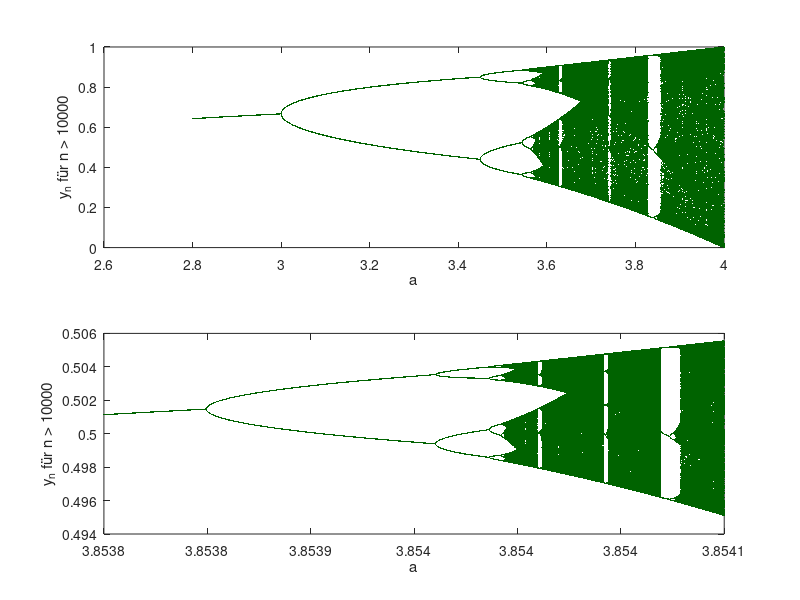

The MATLAB script that drew this image:
% Abb. 1.23: Bifurkationsdiagramm des logistischen Wachstumsmodells (Buch, Abschnitt 1.3, Gl. 1.28)
% y_{n+1} = a y_n (1 - y_n): für jeden Wert von a wird nach n_* = 10000 Schritten das Langzeitverhalten gezeichnet
% oben: 2.8 <= a <= 4;  unten: Ausschnitt 3.8538 <= a <= 3.8541, 0.494 <= y <= 0.506 (das Muster kehrt wieder)
% (c) 2026 Philipp Kügler · Programm zum Buch „Dynamische Systeme in den Lebenswissenschaften“ · MIT-Lizenz (siehe LICENSE)
gruen = [0 0.39 0];
bereiche = {linspace(2.8, 4.0, 2401), linspace(3.8538, 3.8541, 1501)};
behalten = [200 6000];
fenster = [0 1; 0.494 0.506];
for p = 1:2
    a = bereiche{p};
    y = 0.9 * ones(size(a));             % alle Parameterwerte gleichzeitig (Vektor)
    for k = 1:10000                      % Einschwingen
        y = a .* y .* (1 - y);
    end
    A = []; Y = [];
    for k = 1:behalten(p)                % Langzeitverhalten sammeln
        y = a .* y .* (1 - y);
        m = (y > fenster(p, 1)) & (y < fenster(p, 2));
        A = [A a(m)]; Y = [Y y(m)];
    end
    subplot(2, 1, p);
    plot(A, Y, '.', 'Color', gruen, 'MarkerSize', 1);
    xlabel('a'); ylabel('y_n für n > 10000');
end

a = 3.2; y = 0.9;                        % Beispiel a = 3.2: zwei Werte wechseln sich ab (2-Zyklus)
for k = 1:10000
    y = a * y * (1 - y);
end
fprintf('a = 3.2:  2-Zyklus %.4f <-> %.4f\n', y, a * y * (1 - y));
